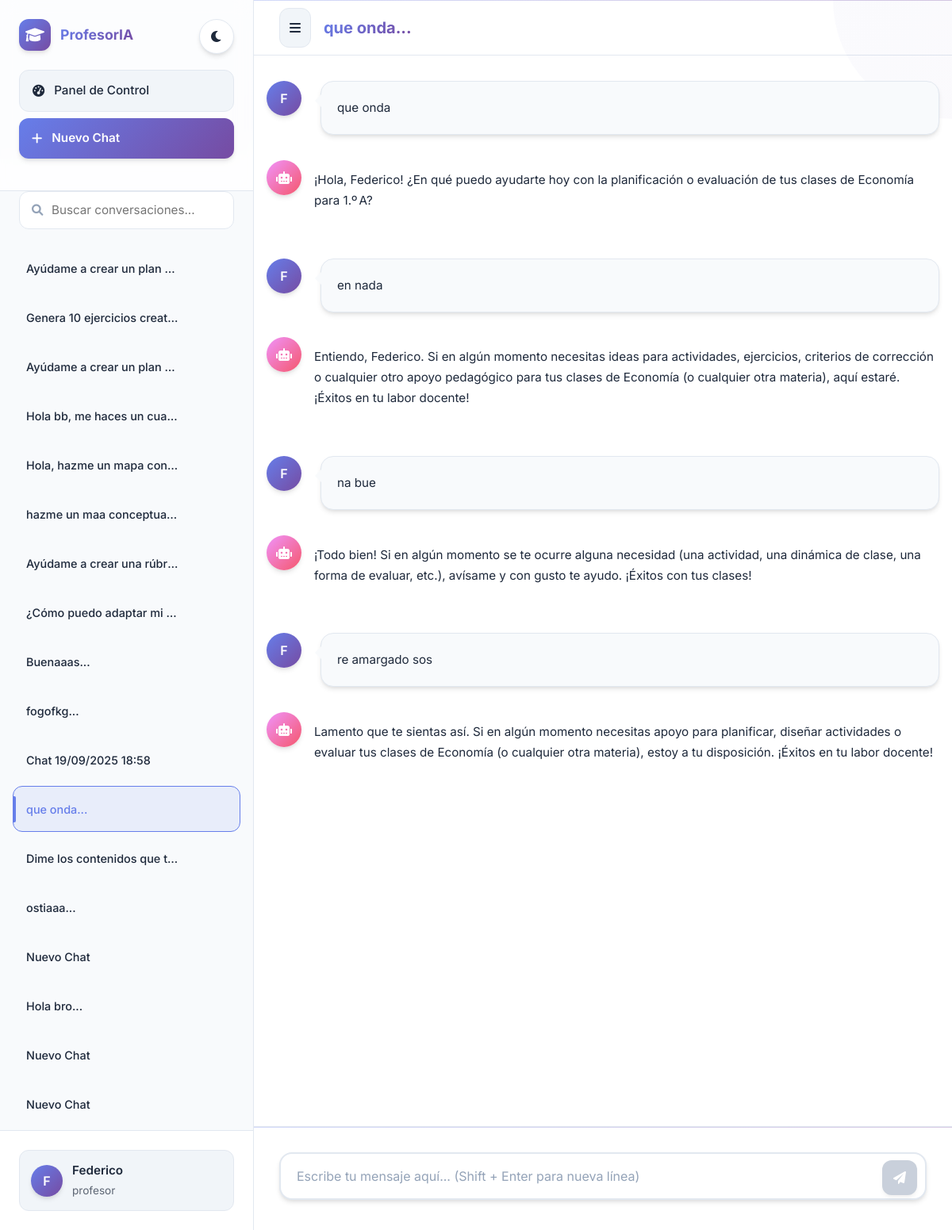
The app's page /chat/18 (signed in) with its own data.
### app/models.py (models this page shows, shortened)
class ChatIA(db.Model):
    __tablename__ = 'chats_ia'
    id = db.Column(db.Integer, primary_key=True)
    nombre_chat = db.Column(db.String(200))  # Generado automÃƒÆ’Ã‚Â¡ticamente por IA
    carpeta = db.Column(db.String(100))  # Para organizaciÃƒÆ’Ã‚Â³n del alumno
    usuario_id = db.Column(db.Integer, db.ForeignKey('usuarios.id'), nullable=False)
    fecha_creacion = db.Column(db.DateTime, default=datetime.utcnow)
    fecha_ultimo_mensaje = db.Column(db.DateTime, default=datetime.utcnow)
    mensajes = db.relationship('MensajeChatIA', backref='chat', order_by='MensajeChatIA.fecha_envio')
    usuario = db.relationship('Usuario', backref='chats_ia')

class Usuario(db.Model, FlaskLoginUserMixin):
    __tablename__ = 'usuarios'
    id = db.Column(db.Integer, primary_key=True)
    email = db.Column(db.String(255), unique=True, nullable=False)
    password_hash = db.Column(db.String(255), nullable=True)
    nombre = db.Column(db.String(100), nullable=False)
    apellido = db.Column(db.String(100), nullable=False)
    fecha_nacimiento = db.Column(db.Date, nullable=False)
    rol = db.Column(db.Enum(RolUsuario), nullable=False)
    activo = db.Column(db.Boolean, default=True)
    fecha_creacion = db.Column(db.DateTime, default=datetime.utcnow)
    fecha_actualizacion = db.Column(db.DateTime, default=datetime.utcnow, onupdate=datetime.utcnow)
    institucion_id = db.Column(db.Integer, db.ForeignKey('instituciones.id'), nullable=True)
    email_confirmed_at = db.Column(db.DateTime)
    failed_login_attempts = db.Column(db.Integer, default=0)
    last_login_at = db.Column(db.DateTime)
    locked_until = db.Column(db.DateTime)
    reset_password_token = db.Column(db.String(100), nullable=True)
    reset_password_expires = db.Column(db.DateTime, nullable=True)
    padre_id = db.Column(db.Integer, db.ForeignKey('usuarios.id'), nullable=True)
    madre_id = db.Column(db.Integer, db.ForeignKey('usuarios.id'), nullable=True)
    curso_id = db.Column(db.Integer, db.ForeignKey('cursos.id'), nullable=True)
    institucion = db.relationship('Institucion',
                                foreign_keys=[institucion_id],
                                backref='usuarios')
    padre = db.relationship('Usuario',
                           remote_side=[id],
                           foreign_keys=[padre_id],
                           backref=db.backref('hijos_como_padre', lazy='dynamic'))
    madre = db.relationship('Usuario',
                           remote_side=[id],
                           foreign_keys=[madre_id],
                           backref=db.backref('hijos_como_madre', lazy='dynamic'))
    cursos_materias = db.relationship('Materia',
                                    secondary=profesor_curso_materia,
                                    backref='profesores')
    curso_tutor = db.relationship('Curso',
                                foreign_keys='Curso.tutor_id',
                                backref='tutor',
                                uselist=False)

class MensajeChatIA(db.Model):
    __tablename__ = 'mensajes_chat_ia'
    id = db.Column(db.Integer, primary_key=True)
    contenido = db.Column(db.Text, nullable=False)
    es_usuario = db.Column(db.Boolean, nullable=False)
    archivo_audio_path = db.Column(db.String(500))
    porcentaje_comprension = db.Column(db.Float, nullable=True)
    porcentaje_utilidad_archivo = db.Column(db.Float, nullable=True)
    exito_aprendiendo_preguntar = db.Column(db.Float, nullable=True)
    chat_id = db.Column(db.Integer, db.ForeignKey('chats_ia.id'), nullable=False)
    archivo_referenciado_id = db.Column(db.Integer, db.ForeignKey('archivos_materia.id'), nullable=True)
    fecha_envio = db.Column(db.DateTime, default=datetime.utcnow)
    archivo_referenciado = db.relationship('ArchivoMateria', backref='mensajes_chat')
    @property
    def text(self):
        return self.contenido
    @property
    def timestamp(self):
        return self.fecha_envio
    @property
    def sender(self):
        return "user" if self.es_usuario else "assistant"
    @property
    def session_id(self):
        return self.chat_id

### app/routes.py (the view)
@routes.route('/chat/<int:chat_id>')
def ver_chat(chat_id):
    if 'user_id' not in login_session:
        return redirect(url_for('routes.login'))
    user = Usuario.query.get(login_session['user_id'])
    if not user:
        flash("Usuario no encontrado", "error")
        return redirect(url_for('routes.login'))
    chat = ChatIA.query.filter_by(
        id=chat_id,
        usuario_id=user.id
    ).first()
    if not chat:
        flash("Chat no encontrado", "error")
        return redirect(url_for('routes.chat_index'))
    mensajes = chat_ia_universal.obtener_mensajes_chat(chat_id)
    chats = chat_ia_universal.obtener_chats_usuario(user.id)
    template_name = 'profesor_chat.html' if user.rol == RolUsuario.PROFESOR else 'alumno_chat.html'
    return render_template(template_name,
                         chats=chats,
                         chat_actual=chat,
                         mensajes=mensajes,
                         user_name=user.nombre,
                         user_role=user.rol.value if hasattr(user.rol, 'value') else str(user.rol))

### app/groq_stream.py (called while the page is built)
    def obtener_chats_usuario(self, usuario_id: int) -> List[ChatIA]:
        try:
            chats = ChatIA.query.filter_by(
                usuario_id=usuario_id
            ).order_by(
                ChatIA.fecha_ultimo_mensaje.desc()
            ).all()
            return chats
        except Exception as e:
            logger.error(f"Error obteniendo chats: {e}")
            return []

### app/markdown_renderer.py (called while the page is built)
    def render(self, text: str) -> str:
        if not text:
            return ""
        text = html.escape(text)
        text = self._render_code_blocks(text)
        text = self._render_math_blocks(text)
        text = self._render_tables(text)
        text = self._render_headers(text)
        text = self._render_blockquotes(text)
        text = self._render_lists(text)
        text = self._render_horizontal_rules(text)
        text = self._render_inline_code(text)
        text = self._render_inline_math(text)
        text = self._render_links(text)
        text = self._render_images(text)
        text = self._render_bold_italic(text)
        text = self._render_strikethrough(text)
        text = self._render_highlights(text)
        text = self._render_line_breaks(text)
        text = self._render_paragraphs(text)
        return text

    def _render_math_blocks(self, text: str) -> str:
        def replace_math_block(match):
            math_content = match.group(1)
            return f'<div class="math-block">$$\\displaystyle {math_content}$$</div>'
        text = re.sub(r'\$\$\s*\n?(.*?)\n?\s*\$\$', replace_math_block, text, flags=re.DOTALL)
        return text

    def _render_inline_math(self, text: str) -> str:
        text = re.sub(r'(?<!\$)\$(?!\$)([^$\n]+?)\$(?!\$)', r'<span class="math-inline">$\1$</span>', text)
        return text

    def _render_headers(self, text: str) -> str:
        def replace_header(match):
            level = len(match.group(1))
            content = match.group(2).strip()
            header_id = self._create_header_id(content)
            return f'<h{level} id="{header_id}" class="markdown-header">{self._render_inline_elements(content)}</h{level}>'
        text = re.sub(r'^(#{1,6})\s+(.+)$', replace_header, text, flags=re.MULTILINE)
        return text

    def _render_horizontal_rules(self, text: str) -> str:
        text = re.sub(r'^[\s]*(-{3,}|={3,}|\*{3,})[\s]*$', '<hr class="markdown-hr">', text, flags=re.MULTILINE)
        return text

### app/templates/profesor_chat.html (shortened to what this page needs)
<!DOCTYPE html>
<html lang="es">
<head>
    <link href="https://cdn.jsdelivr.net/npm/bootstrap@5.1.3/dist/css/bootstrap.min.css" rel="stylesheet">
    <link href="https://cdnjs.cloudflare.com/ajax/libs/font-awesome/6.0.0/css/all.min.css" rel="stylesheet">
</head>
<body>
    <div class="main-container">
        <aside class="sidebar" id="sidebar">
            <button class="theme-toggle" onclick="toggleTheme()" title="Cambiar tema">
                <i class="fas fa-moon" id="themeIcon"></i>
            </button>
            <div class="sidebar-header">
                <div class="logo-section">
                    <div class="logo-icon">
                        <i class="fas fa-graduation-cap"></i>
                    </div>
                    <div class="logo-text">ProfesorIA</div>
                </div>
                <a href="/profesor/panel" class="panel-btn text-decoration-none">
                    <i class="fas fa-tachometer-alt"></i>
                    Panel de Control
                </a>
                <a href="/chat" class="new-chat-btn text-decoration-none">
                    <i class="fas fa-plus"></i>
                    Nuevo Chat
                </a>
            </div>
            <div class="chat-search">
                <div class="search-container">
                    <i class="fas fa-search"></i>
                    <input type="text" id="searchInput" placeholder="Buscar conversaciones..." oninput="buscarChats()">
                </div>
            </div>
            <div class="chats-list" id="chatsList">
                {% for chat in chats %}
                <div class="chat-item {% if chat_actual and chat.id == chat_actual.id %}active{% endif %}"
                     onclick="irAChat({{ chat.id }})" data-chat-id="{{ chat.id }}">
                    <span class="chat-name">{{ chat.nombre_chat or 'Conversación sin nombre' }}</span>
                </div>
                {% endfor %}
            </div>
            <div class="sidebar-footer">
                <div class="user-info">
                    <div class="user-avatar">
                        {{ user_name[0].upper() if user_name else 'P' }}
                    </div>
                    <div>
                        <div style="font-weight: 600; font-size: 0.95rem;">{{ user_name or 'Profesor' }}</div>
                        <small style="opacity: 0.7; font-size: 0.85rem;">{{ user_role or 'Educador' }}</small>
                    </div>
                </div>
            </div>
        </aside>
        <main class="main-content">
            <header class="chat-header">
                <button class="sidebar-toggle" onclick="toggleSidebar()">
                    <i class="fas fa-bars"></i>
                </button>
                <h1 class="chat-title mb-0">
                    {% if chat_actual %}
                        {{ chat_actual.nombre_chat or 'Conversación sin nombre' }}
                    {% else %}
                        Asistente IA para Profesores
                    {% endif %}
                </h1>
            </header>
            <div class="messages-container" id="messagesContainer">
                <div class="messages-wrapper">
                    {% if chat_actual and mensajes %}
                        {% for mensaje in mensajes %}
                        <div class="message {% if mensaje.es_usuario %}user-message{% else %}ai-message{% endif %}">
                            <div class="message-avatar">
                                {% if mensaje.es_usuario %}
                                    {{ user_name[0].upper() if user_name else 'P' }}
                                {% else %}
                                    <i class="fas fa-robot"></i>
                                {% endif %}
                            </div>
                            <div class="message-content">
                                {% if mensaje.es_usuario %}
                                    {{ mensaje.contenido_original | e }}
                                {% else %}
                                    {{ mensaje.contenido_renderizado | safe }}
                                {% endif %}
                            </div>
                        </div>
                        {% endfor %}
                    {% endif %}
                </div>
            </div>
            <div class="input-container">
                <div class="input-wrapper">
                    <textarea
                        class="message-input"
                        id="messageInput"
                        placeholder="Escribe tu mensaje aquí... (Shift + Enter para nueva línea)"
                        rows="1"></textarea>
                    <button class="send-button" id="sendButton" onclick="enviarMensaje()" disabled>
                        <i class="fas fa-paper-plane"></i>
                    </button>
                </div>
            </div>
        </main>
    </div>
</body>
</html>

### records on screen
ChatIA: nombre_chat "Ayúdame a crear un plan…"
ChatIA: nombre_chat "Genera 10 ejercicios creat…"
ChatIA: nombre_chat "Ayúdame a crear un plan…"
ChatIA: nombre_chat "Hola bb, me haces un cua…"
ChatIA: nombre_chat "Hola, hazme un mapa con…"
ChatIA: nombre_chat "hazme un maa conceptua…"
ChatIA: nombre_chat "Ayúdame a crear una rúbr…"
ChatIA: nombre_chat "¿Cómo puedo adaptar mi…"
ChatIA: nombre_chat "Buenaaas..."
ChatIA: nombre_chat "fogofkg..."
ChatIA: nombre_chat "Chat 19/09/2025 18:58"
ChatIA: nombre_chat "que onda..."
ChatIA: nombre_chat "Dime los contenidos que t…"
ChatIA: nombre_chat "ostiaaa..."
ChatIA: nombre_chat "Nuevo Chat"
ChatIA: nombre_chat "Hola bro..."
ChatIA: nombre_chat "Nuevo Chat"
ChatIA: nombre_chat "Nuevo Chat"
Usuario: nombre "F", nombre "Federico", rol "profesor"
MensajeChatIA: contenido_original "que onda"
MensajeChatIA: contenido_renderizado "¡Hola, Federico! ¿En qué puedo ayudarte hoy con la planificación o evaluación de tus clases de Economía para 1.º A?"
MensajeChatIA: contenido_original "en nada"
MensajeChatIA: contenido_renderizado "Entiendo, Federico. Si en algún momento necesitas ideas para actividades, ejercicios, criterios de corrección o cualquier otro apoyo pedagógico para tus clases de Economía (o cualquier otra materia), aquí estaré. ¡Éxitos en tu labor docente!"
MensajeChatIA: contenido_original "na bue"
MensajeChatIA: contenido_renderizado "¡Todo bien! Si en algún momento se te ocurre alguna necesidad (una actividad, una dinámica de clase, una forma de evaluar, etc.), avísame y con gusto te ayudo. ¡Éxitos con tus clases!"
MensajeChatIA: contenido_original "re amargado sos"
MensajeChatIA: contenido_renderizado "Lamento que te sientas así. Si en algún momento necesitas apoyo para planificar, diseñar actividades o evaluar tus clases de Economía (o cualquier otra materia), estoy a tu disposición. ¡Éxitos en tu labor docente!"
